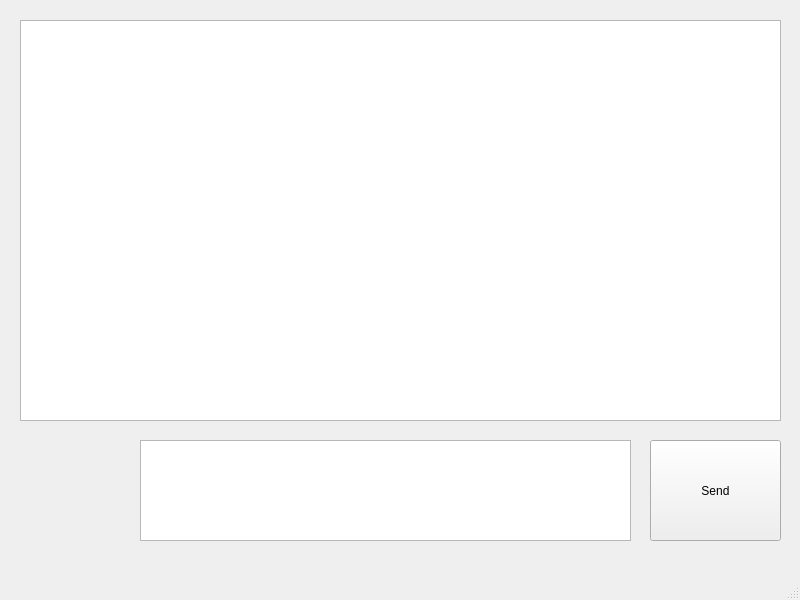
<?xml version="1.0" encoding="UTF-8"?>
<ui version="4.0">
 <class>MainWindow</class>
 <widget class="QMainWindow" name="MainWindow">
  <property name="geometry">
   <rect>
    <x>0</x>
    <y>0</y>
    <width>800</width>
    <height>600</height>
   </rect>
  </property>
  <property name="windowTitle">
   <string>MainWindow</string>
  </property>
  <widget class="QWidget" name="centralwidget">
   <widget class="QPushButton" name="pushButtonSend">
    <property name="geometry">
     <rect>
      <x>650</x>
      <y>440</y>
      <width>131</width>
      <height>101</height>
     </rect>
    </property>
    <property name="text">
     <string>Send</string>
    </property>
   </widget>
   <widget class="QTextEdit" name="textEdit">
    <property name="geometry">
     <rect>
      <x>140</x>
      <y>440</y>
      <width>491</width>
      <height>101</height>
     </rect>
    </property>
   </widget>
   <widget class="QTextBrowser" name="textBrowserReceving">
    <property name="geometry">
     <rect>
      <x>20</x>
      <y>20</y>
      <width>761</width>
      <height>401</height>
     </rect>
    </property>
   </widget>
  </widget>
  <widget class="QMenuBar" name="menubar">
   <property name="geometry">
    <rect>
     <x>0</x>
     <y>0</y>
     <width>800</width>
     <height>21</height>
    </rect>
   </property>
  </widget>
  <widget class="QStatusBar" name="statusbar"/>
 </widget>
 <resources/>
 <connections/>
</ui>
